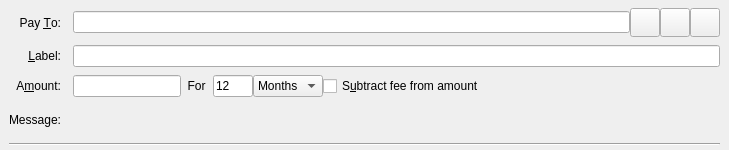
<?xml version="1.0" encoding="UTF-8"?>
<ui version="4.0">
 <class>SendCoinsEntry</class>
 <widget class="QStackedWidget" name="SendCoinsEntry">
  <property name="geometry">
   <rect>
    <x>0</x>
    <y>0</y>
    <width>729</width>
    <height>150</height>
   </rect>
  </property>
  <property name="focusPolicy">
   <enum>Qt::TabFocus</enum>
  </property>
  <property name="autoFillBackground">
   <bool>false</bool>
  </property>
  <widget class="QFrame" name="SendCoins">
   <property name="toolTip">
    <string>This is a normal payment.</string>
   </property>
   <property name="frameShape">
    <enum>QFrame::NoFrame</enum>
   </property>
   <layout class="QGridLayout" name="gridLayout">
    <property name="topMargin">
     <number>8</number>
    </property>
    <property name="bottomMargin">
     <number>4</number>
    </property>
    <property name="horizontalSpacing">
     <number>12</number>
    </property>
    <property name="verticalSpacing">
     <number>8</number>
    </property>
    <item row="4" column="0" colspan="2">
     <widget class="Line" name="line">
      <property name="orientation">
       <enum>Qt::Horizontal</enum>
      </property>
     </widget>
    </item>
    <item row="0" column="0">
     <widget class="QLabel" name="payToLabel">
      <property name="text">
       <string>Pay &amp;To:</string>
      </property>
      <property name="alignment">
       <set>Qt::AlignRight|Qt::AlignTrailing|Qt::AlignVCenter</set>
      </property>
      <property name="buddy">
       <cstring>payTo</cstring>
      </property>
     </widget>
    </item>
    <item row="1" column="1">
     <widget class="QLineEdit" name="addAsLabel">
      <property name="toolTip">
       <string>Enter a label for this address to add it to the list of used addresses</string>
      </property>
     </widget>
    </item>
    <item row="2" column="0">
     <widget class="QLabel" name="amountLabel">
      <property name="text">
       <string>A&amp;mount:</string>
      </property>
      <property name="alignment">
       <set>Qt::AlignRight|Qt::AlignTrailing|Qt::AlignVCenter</set>
      </property>
      <property name="buddy">
       <cstring>payAmount</cstring>
      </property>
     </widget>
    </item>
    <item row="0" column="1">
     <layout class="QHBoxLayout" name="payToLayout">
      <property name="spacing">
       <number>0</number>
      </property>
      <item>
       <widget class="QValidatedLineEdit" name="payTo">
        <property name="toolTip">
         <string>The HashBeans address to send the payment to</string>
        </property>
       </widget>
      </item>
      <item>
       <widget class="QToolButton" name="addressBookButton">
        <property name="toolTip">
         <string>Choose previously used address</string>
        </property>
        <property name="text">
         <string/>
        </property>
        <property name="icon">
         <iconset>
          <normaloff>:/icons/address-book</normaloff>:/icons/address-book</iconset>
        </property>
        <property name="iconSize">
         <size>
          <width>22</width>
          <height>22</height>
         </size>
        </property>
        <property name="shortcut">
         <string>Alt+A</string>
        </property>
       </widget>
      </item>
      <item>
       <widget class="QToolButton" name="pasteButton">
        <property name="toolTip">
         <string>Paste address from clipboard</string>
        </property>
        <property name="text">
         <string/>
        </property>
        <property name="icon">
         <iconset>
          <normaloff>:/icons/editpaste</normaloff>:/icons/editpaste</iconset>
        </property>
        <property name="iconSize">
         <size>
          <width>22</width>
          <height>22</height>
         </size>
        </property>
        <property name="shortcut">
         <string>Alt+P</string>
        </property>
       </widget>
      </item>
      <item>
       <widget class="QToolButton" name="deleteButton">
        <property name="toolTip">
         <string>Remove this entry</string>
        </property>
        <property name="text">
         <string/>
        </property>
        <property name="icon">
         <iconset>
          <normaloff>:/icons/remove</normaloff>:/icons/remove</iconset>
        </property>
        <property name="iconSize">
         <size>
          <width>22</width>
          <height>22</height>
         </size>
        </property>
       </widget>
      </item>
     </layout>
    </item>
    <item row="1" column="0">
     <widget class="QLabel" name="labellLabel">
      <property name="text">
       <string>&amp;Label:</string>
      </property>
      <property name="alignment">
       <set>Qt::AlignRight|Qt::AlignTrailing|Qt::AlignVCenter</set>
      </property>
      <property name="buddy">
       <cstring>addAsLabel</cstring>
      </property>
     </widget>
    </item>
    <item row="2" column="1">
     <layout class="QHBoxLayout" name="horizontalLayoutAmount" stretch="0,0,0,0,1">
      <item>
       <widget class="BitcoinAmountField" name="payAmount"/>
      </item>
      <item>
       <widget class="QLabel" name="locklabel">
        <property name="text">
         <string>  For  </string>
        </property>
       </widget>
      </item>
      <item>
       <widget class="QLineEdit" name="lockperiod">
        <property name="enabled">
         <bool>true</bool>
        </property>
        <property name="maximumSize">
         <size>
          <width>40</width>
          <height>16777215</height>
         </size>
        </property>
        <property name="layoutDirection">
         <enum>Qt::LeftToRight</enum>
        </property>
        <property name="text">
         <string>12</string>
        </property>
        <property name="maxLength">
         <number>6</number>
        </property>
       </widget>
      </item>
      <item>
       <widget class="QComboBox" name="locklength">
        <item>
         <property name="text">
          <string>Months</string>
         </property>
        </item>
        <item>
         <property name="text">
          <string>Weeks</string>
         </property>
        </item>
        <item>
         <property name="text">
          <string>Days</string>
         </property>
        </item>
        <item>
         <property name="text">
          <string>Blocks</string>
         </property>
        </item>
       </widget>
      </item>
      <item>
       <widget class="QCheckBox" name="checkboxSubtractFeeFromAmount">
        <property name="toolTip">
         <string>The fee will be deducted from the amount being sent. The recipient will receive less bitcoins than you enter in the amount field. If multiple recipients are selected, the fee is split equally.</string>
        </property>
        <property name="text">
         <string>S&amp;ubtract fee from amount</string>
        </property>
       </widget>
      </item>
     </layout>
    </item>
    <item row="3" column="0">
     <widget class="QLabel" name="messageLabel">
      <property name="text">
       <string>Message:</string>
      </property>
      <property name="alignment">
       <set>Qt::AlignRight|Qt::AlignTrailing|Qt::AlignVCenter</set>
      </property>
     </widget>
    </item>
    <item row="3" column="1">
     <widget class="QLabel" name="messageTextLabel">
      <property name="toolTip">
       <string>A message that was attached to the hashbeans: URI which will be stored with the transaction for your reference. Note: This message will not be sent over the HashBeans network.</string>
      </property>
      <property name="textFormat">
       <enum>Qt::PlainText</enum>
      </property>
     </widget>
    </item>
   </layout>
  </widget>
  <widget class="QFrame" name="SendCoins_UnauthenticatedPaymentRequest">
   <property name="palette">
    <palette>
     <active>
      <colorrole role="WindowText">
       <brush brushstyle="SolidPattern">
        <color alpha="255">
         <red>0</red>
         <green>0</green>
         <blue>0</blue>
        </color>
       </brush>
      </colorrole>
      <colorrole role="Button">
       <brush brushstyle="SolidPattern">
        <color alpha="255">
         <red>255</red>
         <green>255</green>
         <blue>127</blue>
        </color>
       </brush>
      </colorrole>
      <colorrole role="Light">
       <brush brushstyle="SolidPattern">
        <color alpha="255">
         <red>255</red>
         <green>255</green>
         <blue>255</blue>
        </color>
       </brush>
      </colorrole>
      <colorrole role="Midlight">
       <brush brushstyle="SolidPattern">
        <color alpha="255">
         <red>255</red>
         <green>255</green>
         <blue>191</blue>
        </color>
       </brush>
      </colorrole>
      <colorrole role="Dark">
       <brush brushstyle="SolidPattern">
        <color alpha="255">
         <red>127</red>
         <green>127</green>
         <blue>63</blue>
        </color>
       </brush>
      </colorrole>
      <colorrole role="Mid">
       <brush brushstyle="SolidPattern">
        <color alpha="255">
         <red>170</red>
         <green>170</green>
         <blue>84</blue>
        </color>
       </brush>
      </colorrole>
      <colorrole role="Text">
       <brush brushstyle="SolidPattern">
        <color alpha="255">
         <red>0</red>
         <green>0</green>
         <blue>0</blue>
        </color>
       </brush>
      </colorrole>
      <colorrole role="BrightText">
       <brush brushstyle="SolidPattern">
        <color alpha="255">
         <red>255</red>
         <green>255</green>
         <blue>255</blue>
        </color>
       </brush>
      </colorrole>
      <colorrole role="ButtonText">
       <brush brushstyle="SolidPattern">
        <color alpha="255">
         <red>0</red>
         <green>0</green>
         <blue>0</blue>
        </color>
       </brush>
      </colorrole>
      <colorrole role="Base">
       <brush brushstyle="SolidPattern">
        <color alpha="255">
         <red>255</red>
         <green>255</green>
         <blue>255</blue>
        </color>
       </brush>
      </colorrole>
      <colorrole role="Window">
       <brush brushstyle="SolidPattern">
        <color alpha="255">
         <red>255</red>
         <green>255</green>
         <blue>127</blue>
        </color>
       </brush>
      </colorrole>
      <colorrole role="Shadow">
       <brush brushstyle="SolidPattern">
        <color alpha="255">
         <red>0</red>
         <green>0</green>
         <blue>0</blue>
        </color>
       </brush>
      </colorrole>
      <colorrole role="AlternateBase">
       <brush brushstyle="SolidPattern">
        <color alpha="255">
         <red>255</red>
         <green>255</green>
         <blue>191</blue>
        </color>
       </brush>
      </colorrole>
      <colorrole role="ToolTipBase">
       <brush brushstyle="SolidPattern">
        <color alpha="255">
         <red>255</red>
         <green>255</green>
         <blue>220</blue>
        </color>
       </brush>
      </colorrole>
      <colorrole role="ToolTipText">
       <brush brushstyle="SolidPattern">
        <color alpha="255">
         <red>0</red>
         <green>0</green>
         <blue>0</blue>
        </color>
       </brush>
      </colorrole>
     </active>
     <inactive>
      <colorrole role="WindowText">
       <brush brushstyle="SolidPattern">
        <color alpha="255">
         <red>0</red>
         <green>0</green>
         <blue>0</blue>
        </color>
       </brush>
      </colorrole>
      <colorrole role="Button">
       <brush brushstyle="SolidPattern">
        <color alpha="255">
         <red>255</red>
         <green>255</green>
         <blue>127</blue>
        </color>
       </brush>
      </colorrole>
      <colorrole role="Light">
       <brush brushstyle="SolidPattern">
        <color alpha="255">
         <red>255</red>
         <green>255</green>
         <blue>255</blue>
        </color>
       </brush>
      </colorrole>
      <colorrole role="Midlight">
       <brush brushstyle="SolidPattern">
        <color alpha="255">
         <red>255</red>
         <green>255</green>
         <blue>191</blue>
        </color>
       </brush>
      </colorrole>
      <colorrole role="Dark">
       <brush brushstyle="SolidPattern">
        <color alpha="255">
         <red>127</red>
         <green>127</green>
         <blue>63</blue>
        </color>
       </brush>
      </colorrole>
      <colorrole role="Mid">
       <brush brushstyle="SolidPattern">
        <color alpha="255">
         <red>170</red>
         <green>170</green>
         <blue>84</blue>
        </color>
       </brush>
      </colorrole>
      <colorrole role="Text">
       <brush brushstyle="SolidPattern">
        <color alpha="255">
         <red>0</red>
         <green>0</green>
         <blue>0</blue>
        </color>
       </brush>
      </colorrole>
      <colorrole role="BrightText">
       <brush brushstyle="SolidPattern">
        <color alpha="255">
         <red>255</red>
         <green>255</green>
         <blue>255</blue>
        </color>
       </brush>
      </colorrole>
      <colorrole role="ButtonText">
       <brush brushstyle="SolidPattern">
        <color alpha="255">
         <red>0</red>
         <green>0</green>
         <blue>0</blue>
        </color>
       </brush>
      </colorrole>
      <colorrole role="Base">
       <brush brushstyle="SolidPattern">
        <color alpha="255">
         <red>255</red>
         <green>255</green>
         <blue>255</blue>
        </color>
       </brush>
      </colorrole>
      <colorrole role="Window">
       <brush brushstyle="SolidPattern">
        <color alpha="255">
         <red>255</red>
         <green>255</green>
         <blue>127</blue>
        </color>
       </brush>
      </colorrole>
      <colorrole role="Shadow">
       <brush brushstyle="SolidPattern">
        <color alpha="255">
         <red>0</red>
         <green>0</green>
         <blue>0</blue>
        </color>
       </brush>
      </colorrole>
      <colorrole role="AlternateBase">
       <brush brushstyle="SolidPattern">
        <color alpha="255">
         <red>255</red>
         <green>255</green>
         <blue>191</blue>
        </color>
       </brush>
      </colorrole>
      <colorrole role="ToolTipBase">
       <brush brushstyle="SolidPattern">
        <color alpha="255">
         <red>255</red>
         <green>255</green>
         <blue>220</blue>
        </color>
       </brush>
      </colorrole>
      <colorrole role="ToolTipText">
       <brush brushstyle="SolidPattern">
        <color alpha="255">
         <red>0</red>
         <green>0</green>
         <blue>0</blue>
        </color>
       </brush>
      </colorrole>
     </inactive>
     <disabled>
      <colorrole role="WindowText">
       <brush brushstyle="SolidPattern">
        <color alpha="255">
         <red>127</red>
         <green>127</green>
         <blue>63</blue>
        </color>
       </brush>
      </colorrole>
      <colorrole role="Button">
       <brush brushstyle="SolidPattern">
        <color alpha="255">
         <red>255</red>
         <green>255</green>
         <blue>127</blue>
        </color>
       </brush>
      </colorrole>
      <colorrole role="Light">
       <brush brushstyle="SolidPattern">
        <color alpha="255">
         <red>255</red>
         <green>255</green>
         <blue>255</blue>
        </color>
       </brush>
      </colorrole>
      <colorrole role="Midlight">
       <brush brushstyle="SolidPattern">
        <color alpha="255">
         <red>255</red>
         <green>255</green>
         <blue>191</blue>
        </color>
       </brush>
      </colorrole>
      <colorrole role="Dark">
       <brush brushstyle="SolidPattern">
        <color alpha="255">
         <red>127</red>
         <green>127</green>
         <blue>63</blue>
        </color>
       </brush>
      </colorrole>
      <colorrole role="Mid">
       <brush brushstyle="SolidPattern">
        <color alpha="255">
         <red>170</red>
         <green>170</green>
         <blue>84</blue>
        </color>
       </brush>
      </colorrole>
      <colorrole role="Text">
       <brush brushstyle="SolidPattern">
        <color alpha="255">
         <red>127</red>
         <green>127</green>
         <blue>63</blue>
        </color>
       </brush>
      </colorrole>
      <colorrole role="BrightText">
       <brush brushstyle="SolidPattern">
        <color alpha="255">
         <red>255</red>
         <green>255</green>
         <blue>255</blue>
        </color>
       </brush>
      </colorrole>
      <colorrole role="ButtonText">
       <brush brushstyle="SolidPattern">
        <color alpha="255">
         <red>127</red>
         <green>127</green>
         <blue>63</blue>
        </color>
       </brush>
      </colorrole>
      <colorrole role="Base">
       <brush brushstyle="SolidPattern">
        <color alpha="255">
         <red>255</red>
         <green>255</green>
         <blue>127</blue>
        </color>
       </brush>
      </colorrole>
      <colorrole role="Window">
       <brush brushstyle="SolidPattern">
        <color alpha="255">
         <red>255</red>
         <green>255</green>
         <blue>127</blue>
        </color>
       </brush>
      </colorrole>
      <colorrole role="Shadow">
       <brush brushstyle="SolidPattern">
        <color alpha="255">
         <red>0</red>
         <green>0</green>
         <blue>0</blue>
        </color>
       </brush>
      </colorrole>
      <colorrole role="AlternateBase">
       <brush brushstyle="SolidPattern">
        <color alpha="255">
         <red>255</red>
         <green>255</green>
         <blue>127</blue>
        </color>
       </brush>
      </colorrole>
      <colorrole role="ToolTipBase">
       <brush brushstyle="SolidPattern">
        <color alpha="255">
         <red>255</red>
         <green>255</green>
         <blue>220</blue>
        </color>
       </brush>
      </colorrole>
      <colorrole role="ToolTipText">
       <brush brushstyle="SolidPattern">
        <color alpha="255">
         <red>0</red>
         <green>0</green>
         <blue>0</blue>
        </color>
       </brush>
      </colorrole>
     </disabled>
    </palette>
   </property>
   <property name="toolTip">
    <string>This is an unauthenticated payment request.</string>
   </property>
   <property name="autoFillBackground">
    <bool>true</bool>
   </property>
   <property name="frameShape">
    <enum>QFrame::NoFrame</enum>
   </property>
   <layout class="QGridLayout" name="gridLayout_is">
    <property name="spacing">
     <number>12</number>
    </property>
    <item row="0" column="0">
     <widget class="QLabel" name="payToLabel_is">
      <property name="text">
       <string>Pay To:</string>
      </property>
      <property name="alignment">
       <set>Qt::AlignRight|Qt::AlignTrailing|Qt::AlignVCenter</set>
      </property>
     </widget>
    </item>
    <item row="0" column="1">
     <layout class="QHBoxLayout" name="payToLayout_is">
      <property name="spacing">
       <number>0</number>
      </property>
      <item>
       <widget class="QLabel" name="payTo_is"/>
      </item>
      <item>
       <widget class="QToolButton" name="deleteButton_is">
        <property name="toolTip">
         <string>Remove this entry</string>
        </property>
        <property name="text">
         <string/>
        </property>
        <property name="icon">
         <iconset>
          <normaloff>:/icons/remove</normaloff>:/icons/remove</iconset>
        </property>
       </widget>
      </item>
     </layout>
    </item>
    <item row="1" column="0">
     <widget class="QLabel" name="memoLabel_is">
      <property name="text">
       <string>Memo:</string>
      </property>
      <property name="alignment">
       <set>Qt::AlignRight|Qt::AlignTrailing|Qt::AlignVCenter</set>
      </property>
     </widget>
    </item>
    <item row="1" column="1">
     <widget class="QLabel" name="memoTextLabel_is">
      <property name="textFormat">
       <enum>Qt::PlainText</enum>
      </property>
     </widget>
    </item>
    <item row="2" column="0">
     <widget class="QLabel" name="amountLabel_is">
      <property name="text">
       <string>A&amp;mount:</string>
      </property>
      <property name="alignment">
       <set>Qt::AlignRight|Qt::AlignTrailing|Qt::AlignVCenter</set>
      </property>
      <property name="buddy">
       <cstring>payAmount_is</cstring>
      </property>
     </widget>
    </item>
    <item row="2" column="1">
     <widget class="BitcoinAmountField" name="payAmount_is">
      <property name="acceptDrops">
       <bool>false</bool>
      </property>
     </widget>
    </item>
   </layout>
  </widget>
  <widget class="QFrame" name="SendCoins_AuthenticatedPaymentRequest">
   <property name="palette">
    <palette>
     <active>
      <colorrole role="WindowText">
       <brush brushstyle="SolidPattern">
        <color alpha="255">
         <red>0</red>
         <green>0</green>
         <blue>0</blue>
        </color>
       </brush>
      </colorrole>
      <colorrole role="Button">
       <brush brushstyle="SolidPattern">
        <color alpha="255">
         <red>140</red>
         <green>232</green>
         <blue>119</blue>
        </color>
       </brush>
      </colorrole>
      <colorrole role="Light">
       <brush brushstyle="SolidPattern">
        <color alpha="255">
         <red>230</red>
         <green>255</green>
         <blue>224</blue>
        </color>
       </brush>
      </colorrole>
      <colorrole role="Midlight">
       <brush brushstyle="SolidPattern">
        <color alpha="255">
         <red>185</red>
         <green>243</green>
         <blue>171</blue>
        </color>
       </brush>
      </colorrole>
      <colorrole role="Dark">
       <brush brushstyle="SolidPattern">
        <color alpha="255">
         <red>70</red>
         <green>116</green>
         <blue>59</blue>
        </color>
       </brush>
      </colorrole>
      <colorrole role="Mid">
       <brush brushstyle="SolidPattern">
        <color alpha="255">
         <red>93</red>
         <green>155</green>
         <blue>79</blue>
        </color>
       </brush>
      </colorrole>
      <colorrole role="Text">
       <brush brushstyle="SolidPattern">
        <color alpha="255">
         <red>0</red>
         <green>0</green>
         <blue>0</blue>
        </color>
       </brush>
      </colorrole>
      <colorrole role="BrightText">
       <brush brushstyle="SolidPattern">
        <color alpha="255">
         <red>155</red>
         <green>255</green>
         <blue>147</blue>
        </color>
       </brush>
      </colorrole>
      <colorrole role="ButtonText">
       <brush brushstyle="SolidPattern">
        <color alpha="255">
         <red>0</red>
         <green>0</green>
         <blue>0</blue>
        </color>
       </brush>
      </colorrole>
      <colorrole role="Base">
       <brush brushstyle="SolidPattern">
        <color alpha="255">
         <red>119</red>
         <green>255</green>
         <blue>233</blue>
        </color>
       </brush>
      </colorrole>
      <colorrole role="Window">
       <brush brushstyle="SolidPattern">
        <color alpha="255">
         <red>140</red>
         <green>232</green>
         <blue>119</blue>
        </color>
       </brush>
      </colorrole>
      <colorrole role="Shadow">
       <brush brushstyle="SolidPattern">
        <color alpha="255">
         <red>0</red>
         <green>0</green>
         <blue>0</blue>
        </color>
       </brush>
      </colorrole>
      <colorrole role="AlternateBase">
       <brush brushstyle="SolidPattern">
        <color alpha="255">
         <red>197</red>
         <green>243</green>
         <blue>187</blue>
        </color>
       </brush>
      </colorrole>
      <colorrole role="NoRole">
       <brush brushstyle="SolidPattern">
        <color alpha="255">
         <red>125</red>
         <green>194</green>
         <blue>122</blue>
        </color>
       </brush>
      </colorrole>
      <colorrole role="ToolTipBase">
       <brush brushstyle="SolidPattern">
        <color alpha="255">
         <red>255</red>
         <green>255</green>
         <blue>220</blue>
        </color>
       </brush>
      </colorrole>
      <colorrole role="ToolTipText">
       <brush brushstyle="SolidPattern">
        <color alpha="255">
         <red>0</red>
         <green>0</green>
         <blue>0</blue>
        </color>
       </brush>
      </colorrole>
     </active>
     <inactive>
      <colorrole role="WindowText">
       <brush brushstyle="SolidPattern">
        <color alpha="255">
         <red>0</red>
         <green>0</green>
         <blue>0</blue>
        </color>
       </brush>
      </colorrole>
      <colorrole role="Button">
       <brush brushstyle="SolidPattern">
        <color alpha="255">
         <red>140</red>
         <green>232</green>
         <blue>119</blue>
        </color>
       </brush>
      </colorrole>
      <colorrole role="Light">
       <brush brushstyle="SolidPattern">
        <color alpha="255">
         <red>230</red>
         <green>255</green>
         <blue>224</blue>
        </color>
       </brush>
      </colorrole>
      <colorrole role="Midlight">
       <brush brushstyle="SolidPattern">
        <color alpha="255">
         <red>185</red>
         <green>243</green>
         <blue>171</blue>
        </color>
       </brush>
      </colorrole>
      <colorrole role="Dark">
       <brush brushstyle="SolidPattern">
        <color alpha="255">
         <red>70</red>
         <green>116</green>
         <blue>59</blue>
        </color>
       </brush>
      </colorrole>
      <colorrole role="Mid">
       <brush brushstyle="SolidPattern">
        <color alpha="255">
         <red>93</red>
         <green>155</green>
         <blue>79</blue>
        </color>
       </brush>
      </colorrole>
      <colorrole role="Text">
       <brush brushstyle="SolidPattern">
        <color alpha="255">
         <red>0</red>
         <green>0</green>
         <blue>0</blue>
        </color>
       </brush>
      </colorrole>
      <colorrole role="BrightText">
       <brush brushstyle="SolidPattern">
        <color alpha="255">
         <red>155</red>
         <green>255</green>
         <blue>147</blue>
        </color>
       </brush>
      </colorrole>
      <colorrole role="ButtonText">
       <brush brushstyle="SolidPattern">
        <color alpha="255">
         <red>0</red>
         <green>0</green>
         <blue>0</blue>
        </color>
       </brush>
      </colorrole>
      <colorrole role="Base">
       <brush brushstyle="SolidPattern">
        <color alpha="255">
         <red>119</red>
         <green>255</green>
         <blue>233</blue>
        </color>
       </brush>
      </colorrole>
      <colorrole role="Window">
       <brush brushstyle="SolidPattern">
        <color alpha="255">
         <red>140</red>
         <green>232</green>
         <blue>119</blue>
        </color>
       </brush>
      </colorrole>
      <colorrole role="Shadow">
       <brush brushstyle="SolidPattern">
        <color alpha="255">
         <red>0</red>
         <green>0</green>
         <blue>0</blue>
        </color>
       </brush>
      </colorrole>
      <colorrole role="AlternateBase">
       <brush brushstyle="SolidPattern">
        <color alpha="255">
         <red>197</red>
         <green>243</green>
         <blue>187</blue>
        </color>
       </brush>
      </colorrole>
      <colorrole role="NoRole">
       <brush brushstyle="SolidPattern">
        <color alpha="255">
         <red>125</red>
         <green>194</green>
         <blue>122</blue>
        </color>
       </brush>
      </colorrole>
      <colorrole role="ToolTipBase">
       <brush brushstyle="SolidPattern">
        <color alpha="255">
         <red>255</red>
         <green>255</green>
         <blue>220</blue>
        </color>
       </brush>
      </colorrole>
      <colorrole role="ToolTipText">
       <brush brushstyle="SolidPattern">
        <color alpha="255">
         <red>0</red>
         <green>0</green>
         <blue>0</blue>
        </color>
       </brush>
      </colorrole>
     </inactive>
     <disabled>
      <colorrole role="WindowText">
       <brush brushstyle="SolidPattern">
        <color alpha="255">
         <red>70</red>
         <green>116</green>
         <blue>59</blue>
        </color>
       </brush>
      </colorrole>
      <colorrole role="Button">
       <brush brushstyle="SolidPattern">
        <color alpha="255">
         <red>140</red>
         <green>232</green>
         <blue>119</blue>
        </color>
       </brush>
      </colorrole>
      <colorrole role="Light">
       <brush brushstyle="SolidPattern">
        <color alpha="255">
         <red>230</red>
         <green>255</green>
         <blue>224</blue>
        </color>
       </brush>
      </colorrole>
      <colorrole role="Midlight">
       <brush brushstyle="SolidPattern">
        <color alpha="255">
         <red>185</red>
         <green>243</green>
         <blue>171</blue>
        </color>
       </brush>
      </colorrole>
      <colorrole role="Dark">
       <brush brushstyle="SolidPattern">
        <color alpha="255">
         <red>70</red>
         <green>116</green>
         <blue>59</blue>
        </color>
       </brush>
      </colorrole>
      <colorrole role="Mid">
       <brush brushstyle="SolidPattern">
        <color alpha="255">
         <red>93</red>
         <green>155</green>
         <blue>79</blue>
        </color>
       </brush>
      </colorrole>
      <colorrole role="Text">
       <brush brushstyle="SolidPattern">
        <color alpha="255">
         <red>70</red>
         <green>116</green>
         <blue>59</blue>
        </color>
       </brush>
      </colorrole>
      <colorrole role="BrightText">
       <brush brushstyle="SolidPattern">
        <color alpha="255">
         <red>155</red>
         <green>255</green>
         <blue>147</blue>
        </color>
       </brush>
      </colorrole>
      <colorrole role="ButtonText">
       <brush brushstyle="SolidPattern">
        <color alpha="255">
         <red>70</red>
         <green>116</green>
         <blue>59</blue>
        </color>
       </brush>
      </colorrole>
      <colorrole role="Base">
       <brush brushstyle="SolidPattern">
        <color alpha="255">
         <red>140</red>
         <green>232</green>
         <blue>119</blue>
        </color>
       </brush>
      </colorrole>
      <colorrole role="Window">
       <brush brushstyle="SolidPattern">
        <color alpha="255">
         <red>140</red>
         <green>232</green>
         <blue>119</blue>
        </color>
       </brush>
      </colorrole>
      <colorrole role="Shadow">
       <brush brushstyle="SolidPattern">
        <color alpha="255">
         <red>0</red>
         <green>0</green>
         <blue>0</blue>
        </color>
       </brush>
      </colorrole>
      <colorrole role="AlternateBase">
       <brush brushstyle="SolidPattern">
        <color alpha="255">
         <red>140</red>
         <green>232</green>
         <blue>119</blue>
        </color>
       </brush>
      </colorrole>
      <colorrole role="NoRole">
       <brush brushstyle="SolidPattern">
        <color alpha="255">
         <red>125</red>
         <green>194</green>
         <blue>122</blue>
        </color>
       </brush>
      </colorrole>
      <colorrole role="ToolTipBase">
       <brush brushstyle="SolidPattern">
        <color alpha="255">
         <red>255</red>
         <green>255</green>
         <blue>220</blue>
        </color>
       </brush>
      </colorrole>
      <colorrole role="ToolTipText">
       <brush brushstyle="SolidPattern">
        <color alpha="255">
         <red>0</red>
         <green>0</green>
         <blue>0</blue>
        </color>
       </brush>
      </colorrole>
     </disabled>
    </palette>
   </property>
   <property name="toolTip">
    <string>This is an authenticated payment request.</string>
   </property>
   <property name="autoFillBackground">
    <bool>true</bool>
   </property>
   <property name="frameShape">
    <enum>QFrame::NoFrame</enum>
   </property>
   <layout class="QGridLayout" name="gridLayout_s">
    <property name="spacing">
     <number>12</number>
    </property>
    <item row="0" column="0">
     <widget class="QLabel" name="payToLabel_s">
      <property name="text">
       <string>Pay To:</string>
      </property>
      <property name="alignment">
       <set>Qt::AlignRight|Qt::AlignTrailing|Qt::AlignVCenter</set>
      </property>
     </widget>
    </item>
    <item row="0" column="1">
     <layout class="QHBoxLayout" name="payToLayout_s">
      <property name="spacing">
       <number>0</number>
      </property>
      <item>
       <widget class="QLabel" name="payTo_s">
        <property name="textFormat">
         <enum>Qt::PlainText</enum>
        </property>
       </widget>
      </item>
      <item>
       <widget class="QToolButton" name="deleteButton_s">
        <property name="toolTip">
         <string>Remove this entry</string>
        </property>
        <property name="text">
         <string/>
        </property>
        <property name="icon">
         <iconset>
          <normaloff>:/icons/remove</normaloff>:/icons/remove</iconset>
        </property>
       </widget>
      </item>
     </layout>
    </item>
    <item row="1" column="0">
     <widget class="QLabel" name="memoLabel_s">
      <property name="text">
       <string>Memo:</string>
      </property>
      <property name="alignment">
       <set>Qt::AlignRight|Qt::AlignTrailing|Qt::AlignVCenter</set>
      </property>
     </widget>
    </item>
    <item row="1" column="1">
     <widget class="QLabel" name="memoTextLabel_s">
      <property name="textFormat">
       <enum>Qt::PlainText</enum>
      </property>
     </widget>
    </item>
    <item row="2" column="0">
     <widget class="QLabel" name="amountLabel_s">
      <property name="text">
       <string>A&amp;mount:</string>
      </property>
      <property name="alignment">
       <set>Qt::AlignRight|Qt::AlignTrailing|Qt::AlignVCenter</set>
      </property>
      <property name="buddy">
       <cstring>payAmount_s</cstring>
      </property>
     </widget>
    </item>
    <item row="2" column="1">
     <widget class="BitcoinAmountField" name="payAmount_s">
      <property name="acceptDrops">
       <bool>false</bool>
      </property>
     </widget>
    </item>
   </layout>
  </widget>
 </widget>
 <customwidgets>
  <customwidget>
   <class>QValidatedLineEdit</class>
   <extends>QLineEdit</extends>
   <header>qvalidatedlineedit.h</header>
  </customwidget>
  <customwidget>
   <class>BitcoinAmountField</class>
   <extends>QLineEdit</extends>
   <header>bitcoinamountfield.h</header>
   <container>1</container>
  </customwidget>
 </customwidgets>
 <tabstops>
  <tabstop>payTo</tabstop>
  <tabstop>addressBookButton</tabstop>
  <tabstop>pasteButton</tabstop>
  <tabstop>deleteButton</tabstop>
  <tabstop>addAsLabel</tabstop>
  <tabstop>payAmount</tabstop>
  <tabstop>payAmount_is</tabstop>
  <tabstop>deleteButton_is</tabstop>
  <tabstop>payAmount_s</tabstop>
  <tabstop>deleteButton_s</tabstop>
 </tabstops>
 <resources/>
 <connections/>
</ui>
